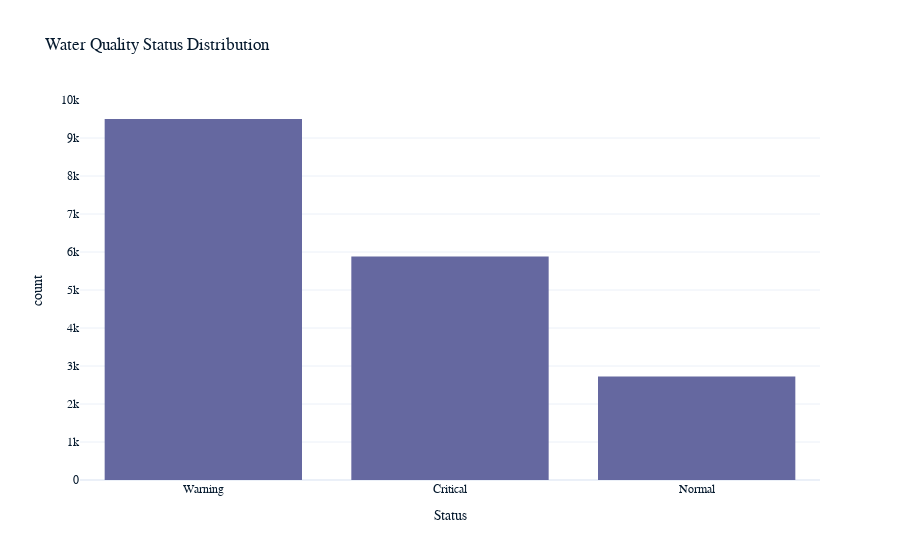

Notebook source saved alongside this figure:
### Code cell
#Standardize column names to remove leading/trailing spaces and case issues
df.columns = df.columns.str.strip()

# Rename columns to standard names (lowercase, consistent)
df = df.rename(columns={
    "PH": "pH",
    "DO": "Dissolved_Oxygen"
})

# Check if 'pH' column exists after cleaning
if "pH" not in df.columns:
    raise KeyError("Column 'pH' not found in DataFrame columns: {}".format(df.columns.tolist()))

df["Status"] = "Normal"
df.loc[(df["pH"] < 6.5) | (df["pH"] > 8.5), "Status"] = "Warning"
df.loc[df["Dissolved_Oxygen"] < 4, "Status"] = "Critical"

fig = px.histogram(df, x="Status", title="Water Quality Status Distribution")
fig.show()

### Figure 1 — Plotly figure (JSON) as saved in the notebook; plotly's stock layout.template omitted (floating-point values rounded to 4 significant figures; data arrays with more than 128 entries replaced by an {"elided": "..."} marker saying what was removed)
{"data": [{"alignmentgroup": "True", "bingroup": "x", "hovertemplate": "Status=%{x}<br>count=%{y}<extra></extra>", "legendgroup": "", "marker": {"color": "#6568a0", "pattern": {"shape": ""}}, "name": "", "offsetgroup": "", "orientation": "v", "showlegend": false, "x": {"elided": "18102 str values"}, "xaxis": "x", "yaxis": "y", "type": "histogram"}], "layout": {"xaxis": {"anchor": "y", "domain": [0, 1], "title": {"text": "Status"}}, "yaxis": {"anchor": "x", "domain": [0, 1], "title": {"text": "count"}}, "legend": {"tracegroupgap": 0}, "title": {"text": "Water Quality Status Distribution"}, "barmode": "relative"}}
